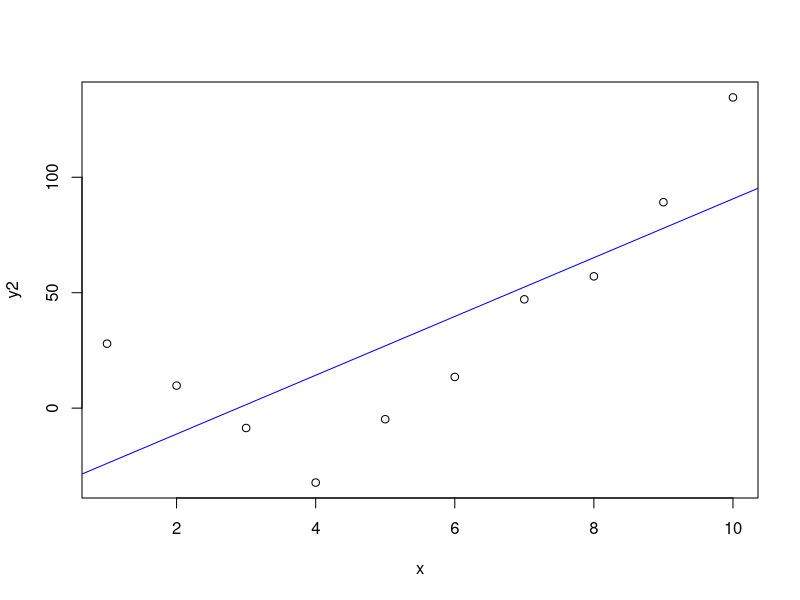
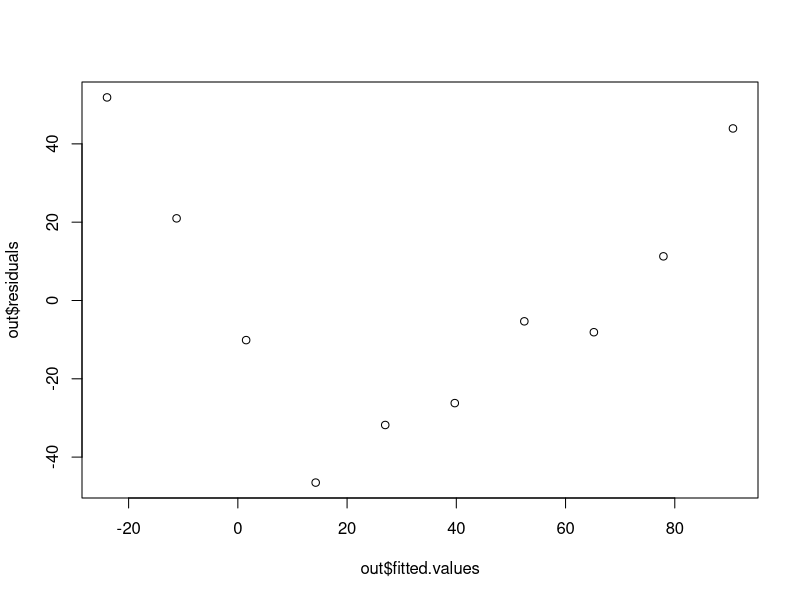

These figures' R source, in order: (Note: this script raises an error after producing the figures.)
# 독립성을 따르지 않은 경우 예
x = 1:10
y = 50 - 30*x +4*x^2
e = rnorm(10, sd=10)
y2 <- y + e

plot(y2~x)
abline(lm(y2~x), col="blue")
out <- lm(y2~x) 
out1 <- lm(y2~x+I(x^2)) 

# 잔차도표
plot(out$fitted.values, out$residuals)
durbinWatsonTest(out)

plot(out1$fitted.values, out1$residuals)
durbinWatsonTest(out1)
